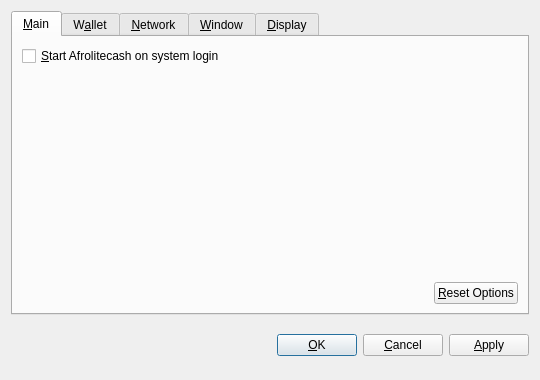
<?xml version="1.0" encoding="UTF-8"?>
<ui version="4.0">
 <class>OptionsDialog</class>
 <widget class="QDialog" name="OptionsDialog">
  <property name="geometry">
   <rect>
    <x>0</x>
    <y>0</y>
    <width>540</width>
    <height>380</height>
   </rect>
  </property>
  <property name="windowTitle">
   <string>Options</string>
  </property>
  <property name="modal">
   <bool>true</bool>
  </property>
  <layout class="QVBoxLayout" name="verticalLayout">
   <item>
    <widget class="QTabWidget" name="tabWidget">
     <property name="tabPosition">
      <enum>QTabWidget::North</enum>
     </property>
     <property name="currentIndex">
      <number>0</number>
     </property>
     <widget class="QWidget" name="tabMain">
      <attribute name="title">
       <string>&amp;Main</string>
      </attribute>
      <layout class="QVBoxLayout" name="verticalLayout_Main">
       <item>
        <widget class="QCheckBox" name="bitcoinAtStartup">
         <property name="toolTip">
          <string>Automatically start Afrolitecash after logging in to the system.</string>
         </property>
         <property name="text">
          <string>&amp;Start Afrolitecash on system login</string>
         </property>
        </widget>
       </item>
       <item>
        <spacer name="verticalSpacer_Main">
         <property name="orientation">
          <enum>Qt::Vertical</enum>
         </property>
         <property name="sizeHint" stdset="0">
          <size>
           <width>20</width>
           <height>40</height>
          </size>
         </property>
        </spacer>
       </item>
       <item>
        <layout class="QHBoxLayout" name="horizontalLayout_2_Main">
         <item>
          <spacer name="horizontalSpacer_2_Main">
           <property name="orientation">
            <enum>Qt::Horizontal</enum>
           </property>
           <property name="sizeHint" stdset="0">
            <size>
             <width>40</width>
             <height>20</height>
            </size>
           </property>
          </spacer>
         </item>
         <item>
          <widget class="QPushButton" name="resetButton">
           <property name="toolTip">
            <string>Reset all client options to default.</string>
           </property>
           <property name="text">
            <string>&amp;Reset Options</string>
           </property>
           <property name="autoDefault">
            <bool>false</bool>
           </property>
          </widget>
         </item>
        </layout>
       </item>
      </layout>
     </widget>
     <widget class="QWidget" name="tabWallet">
      <attribute name="title">
       <string>W&amp;allet</string>
      </attribute>
      <layout class="QVBoxLayout" name="verticalLayout_Network">
       <item>
        <widget class="QLabel" name="transactionFeeInfoLabel">
         <property name="text">
          <string>Optional transaction fee per kB that helps make sure your transactions are processed quickly. Most transactions are 1 kB.</string>
         </property>
         <property name="textFormat">
          <enum>Qt::PlainText</enum>
         </property>
         <property name="wordWrap">
          <bool>true</bool>
         </property>
        </widget>
       </item>
       <item>
        <layout class="QHBoxLayout" name="horizontalLayout_1_Main">
         <item>
          <widget class="QLabel" name="transactionFeeLabel">
           <property name="text">
            <string>Pay transaction &amp;fee</string>
           </property>
           <property name="textFormat">
            <enum>Qt::PlainText</enum>
           </property>
           <property name="buddy">
            <cstring>transactionFee</cstring>
           </property>
          </widget>
         </item>
         <item>
          <widget class="BitcoinAmountField" name="transactionFee"/>
         </item>
         <item>
          <spacer name="horizontalSpacer_1_Main">
           <property name="orientation">
            <enum>Qt::Horizontal</enum>
           </property>
           <property name="sizeHint" stdset="0">
            <size>
             <width>40</width>
             <height>20</height>
            </size>
           </property>
          </spacer>
         </item>
        </layout>
       </item>
       <item>
        <widget class="QLabel" name="label">
         <property name="text">
          <string>If you disable the spending of unconfirmed change, the change from a transaction cannot be used until that transaction has at least one confirmation. This also affects how your balance is computed.</string>
         </property>
         <property name="wordWrap">
          <bool>true</bool>
         </property>
        </widget>
       </item>
       <item>
        <widget class="QCheckBox" name="spendZeroConfChange">
         <property name="text">
          <string>Spend unconfirmed change  (experts only)</string>
         </property>
        </widget>
       </item>
       <item>
        <spacer name="verticalSpacer">
         <property name="orientation">
          <enum>Qt::Vertical</enum>
         </property>
         <property name="sizeHint" stdset="0">
          <size>
           <width>20</width>
           <height>40</height>
          </size>
         </property>
        </spacer>
       </item>
      </layout>
     </widget>
     <widget class="QWidget" name="tabNetwork">
      <attribute name="title">
       <string>&amp;Network</string>
      </attribute>
      <layout class="QVBoxLayout" name="verticalLayout_Network">
       <item>
        <widget class="QCheckBox" name="mapPortUpnp">
         <property name="toolTip">
          <string>Automatically open the Afrolitecash client port on the router. This only works when your router supports UPnP and it is enabled.</string>
         </property>
         <property name="text">
          <string>Map port using &amp;UPnP</string>
         </property>
        </widget>
       </item>
       <item>
        <widget class="QCheckBox" name="connectSocks">
         <property name="toolTip">
          <string>Connect to the Afrolitecash network through a SOCKS proxy (e.g. when connecting through Tor).</string>
         </property>
         <property name="text">
          <string>&amp;Connect through SOCKS proxy:</string>
         </property>
        </widget>
       </item>
       <item>
        <layout class="QHBoxLayout" name="horizontalLayout_Network">
         <item>
          <widget class="QLabel" name="proxyIpLabel">
           <property name="text">
            <string>Proxy &amp;IP:</string>
           </property>
           <property name="textFormat">
            <enum>Qt::PlainText</enum>
           </property>
           <property name="buddy">
            <cstring>proxyIp</cstring>
           </property>
          </widget>
         </item>
         <item>
          <widget class="QValidatedLineEdit" name="proxyIp">
           <property name="maximumSize">
            <size>
             <width>140</width>
             <height>16777215</height>
            </size>
           </property>
           <property name="toolTip">
            <string>IP address of the proxy (e.g. 127.0.0.1)</string>
           </property>
          </widget>
         </item>
         <item>
          <widget class="QLabel" name="proxyPortLabel">
           <property name="text">
            <string>&amp;Port:</string>
           </property>
           <property name="textFormat">
            <enum>Qt::PlainText</enum>
           </property>
           <property name="buddy">
            <cstring>proxyPort</cstring>
           </property>
          </widget>
         </item>
         <item>
          <widget class="QLineEdit" name="proxyPort">
           <property name="maximumSize">
            <size>
             <width>55</width>
             <height>16777215</height>
            </size>
           </property>
           <property name="toolTip">
            <string>Port of the proxy (e.g. 9050)</string>
           </property>
          </widget>
         </item>
         <item>
          <widget class="QLabel" name="socksVersionLabel">
           <property name="text">
            <string>SOCKS &amp;Version:</string>
           </property>
           <property name="textFormat">
            <enum>Qt::PlainText</enum>
           </property>
           <property name="buddy">
            <cstring>socksVersion</cstring>
           </property>
          </widget>
         </item>
         <item>
          <widget class="QValueComboBox" name="socksVersion">
           <property name="toolTip">
            <string>SOCKS version of the proxy (e.g. 5)</string>
           </property>
          </widget>
         </item>
         <item>
          <spacer name="horizontalSpacer_Network">
           <property name="orientation">
            <enum>Qt::Horizontal</enum>
           </property>
           <property name="sizeHint" stdset="0">
            <size>
             <width>40</width>
             <height>20</height>
            </size>
           </property>
          </spacer>
         </item>
        </layout>
       </item>
       <item>
        <spacer name="verticalSpacer_Network">
         <property name="orientation">
          <enum>Qt::Vertical</enum>
         </property>
         <property name="sizeHint" stdset="0">
          <size>
           <width>20</width>
           <height>40</height>
          </size>
         </property>
        </spacer>
       </item>
      </layout>
     </widget>
     <widget class="QWidget" name="tabWindow">
      <attribute name="title">
       <string>&amp;Window</string>
      </attribute>
      <layout class="QVBoxLayout" name="verticalLayout_Window">
       <item>
        <widget class="QCheckBox" name="minimizeToTray">
         <property name="toolTip">
          <string>Show only a tray icon after minimizing the window.</string>
         </property>
         <property name="text">
          <string>&amp;Minimize to the tray instead of the taskbar</string>
         </property>
        </widget>
       </item>
       <item>
        <widget class="QCheckBox" name="minimizeOnClose">
         <property name="toolTip">
          <string>Minimize instead of exit the application when the window is closed. When this option is enabled, the application will be closed only after selecting Quit in the menu.</string>
         </property>
         <property name="text">
          <string>M&amp;inimize on close</string>
         </property>
        </widget>
       </item>
       <item>
        <spacer name="verticalSpacer_Window">
         <property name="orientation">
          <enum>Qt::Vertical</enum>
         </property>
         <property name="sizeHint" stdset="0">
          <size>
           <width>20</width>
           <height>40</height>
          </size>
         </property>
        </spacer>
       </item>
      </layout>
     </widget>
     <widget class="QWidget" name="tabDisplay">
      <attribute name="title">
       <string>&amp;Display</string>
      </attribute>
      <layout class="QVBoxLayout" name="verticalLayout_Display">
       <item>
        <layout class="QHBoxLayout" name="horizontalLayout_1_Display">
         <item>
          <widget class="QLabel" name="langLabel">
           <property name="text">
            <string>User Interface &amp;language:</string>
           </property>
           <property name="textFormat">
            <enum>Qt::PlainText</enum>
           </property>
           <property name="buddy">
            <cstring>lang</cstring>
           </property>
          </widget>
         </item>
         <item>
          <widget class="QValueComboBox" name="lang">
           <property name="toolTip">
            <string>The user interface language can be set here. This setting will take effect after restarting Afrolitecash.</string>
           </property>
          </widget>
         </item>
        </layout>
       </item>
       <item>
        <layout class="QHBoxLayout" name="horizontalLayout_2_Display">
         <item>
          <widget class="QLabel" name="unitLabel">
           <property name="text">
            <string>&amp;Unit to show amounts in:</string>
           </property>
           <property name="textFormat">
            <enum>Qt::PlainText</enum>
           </property>
           <property name="buddy">
            <cstring>unit</cstring>
           </property>
          </widget>
         </item>
         <item>
          <widget class="QValueComboBox" name="unit">
           <property name="toolTip">
            <string>Choose the default subdivision unit to show in the interface and when sending coins.</string>
           </property>
          </widget>
         </item>
        </layout>
       </item>
       <item>
        <widget class="QCheckBox" name="displayAddresses">
         <property name="toolTip">
          <string>Whether to show Afrolitecash addresses in the transaction list or not.</string>
         </property>
         <property name="text">
          <string>&amp;Display addresses in transaction list</string>
         </property>
        </widget>
       </item>
       <item>
        <widget class="QCheckBox" name="coinControlFeatures">
         <property name="toolTip">
          <string>Whether to show coin control features or not.</string>
         </property>
         <property name="text">
          <string>Display coin &amp;control features (experts only!)</string>
         </property>
        </widget>
       </item>
       <item>
        <spacer name="verticalSpacer_Display">
         <property name="orientation">
          <enum>Qt::Vertical</enum>
         </property>
         <property name="sizeHint" stdset="0">
          <size>
           <width>20</width>
           <height>40</height>
          </size>
         </property>
        </spacer>
       </item>
      </layout>
     </widget>
    </widget>
   </item>
   <item>
    <layout class="QHBoxLayout" name="horizontalLayout_Buttons">
     <item>
      <spacer name="horizontalSpacer_1">
       <property name="orientation">
        <enum>Qt::Horizontal</enum>
       </property>
       <property name="sizeHint" stdset="0">
        <size>
         <width>40</width>
         <height>48</height>
        </size>
       </property>
      </spacer>
     </item>
     <item>
      <widget class="QLabel" name="statusLabel">
       <property name="font">
        <font>
         <weight>75</weight>
         <bold>true</bold>
        </font>
       </property>
       <property name="text">
        <string/>
       </property>
       <property name="textFormat">
        <enum>Qt::PlainText</enum>
       </property>
       <property name="wordWrap">
        <bool>true</bool>
       </property>
      </widget>
     </item>
     <item>
      <spacer name="horizontalSpacer_2">
       <property name="orientation">
        <enum>Qt::Horizontal</enum>
       </property>
       <property name="sizeHint" stdset="0">
        <size>
         <width>40</width>
         <height>48</height>
        </size>
       </property>
      </spacer>
     </item>
     <item>
      <widget class="QPushButton" name="okButton">
       <property name="text">
        <string>&amp;OK</string>
       </property>
      </widget>
     </item>
     <item>
      <widget class="QPushButton" name="cancelButton">
       <property name="text">
        <string>&amp;Cancel</string>
       </property>
       <property name="autoDefault">
        <bool>false</bool>
       </property>
      </widget>
     </item>
     <item>
      <widget class="QPushButton" name="applyButton">
       <property name="text">
        <string>&amp;Apply</string>
       </property>
       <property name="autoDefault">
        <bool>false</bool>
       </property>
      </widget>
     </item>
    </layout>
   </item>
  </layout>
 </widget>
 <customwidgets>
  <customwidget>
   <class>BitcoinAmountField</class>
   <extends>QSpinBox</extends>
   <header>bitcoinamountfield.h</header>
  </customwidget>
  <customwidget>
   <class>QValueComboBox</class>
   <extends>QComboBox</extends>
   <header>qvaluecombobox.h</header>
  </customwidget>
  <customwidget>
   <class>QValidatedLineEdit</class>
   <extends>QLineEdit</extends>
   <header>qvalidatedlineedit.h</header>
  </customwidget>
 </customwidgets>
 <resources/>
 <connections/>
</ui>
